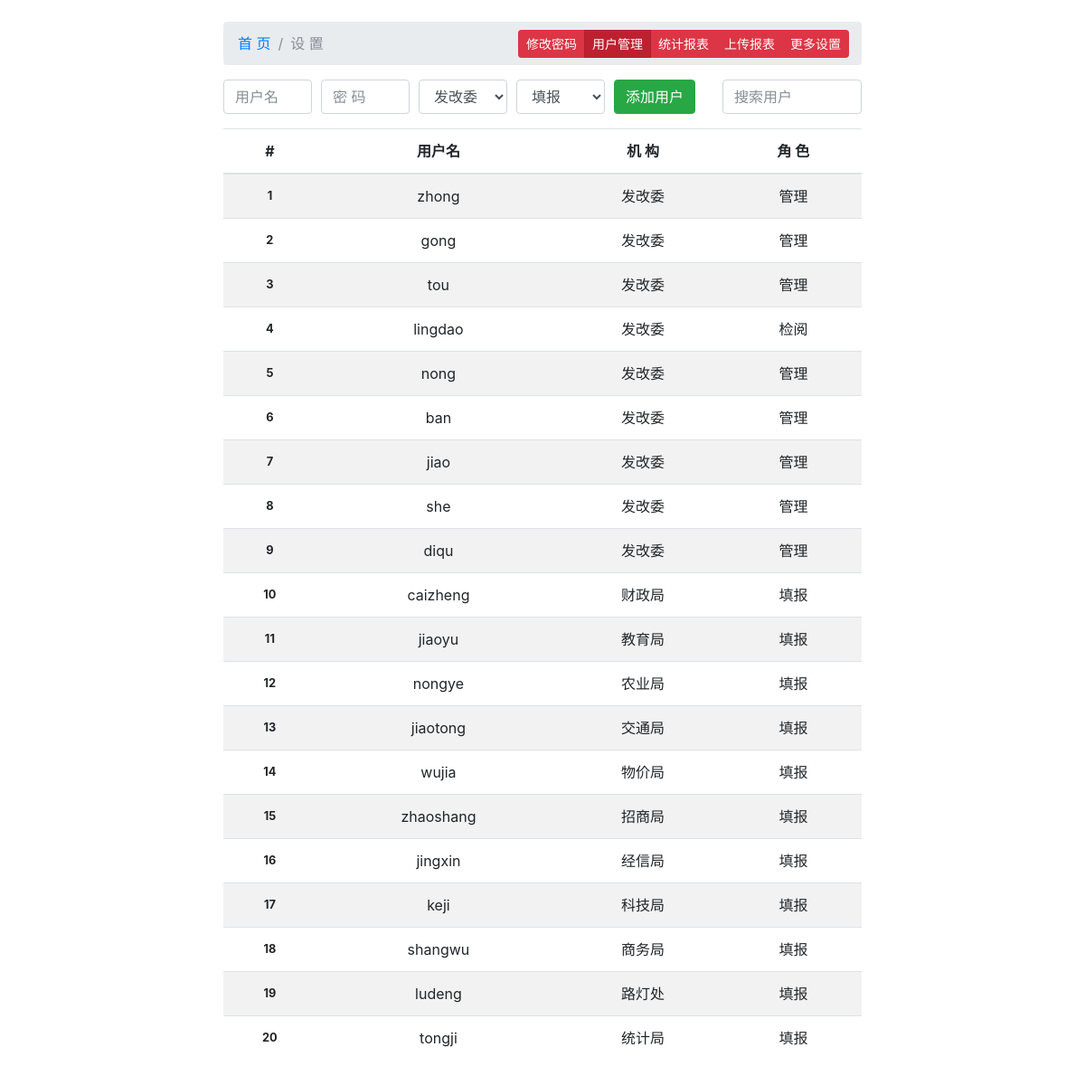
/fgw/setting/users (signed in), run on the app's committed database.
### tables this page shows
CREATE TABLE `users` (
  `uid` int(11) NOT NULL AUTO_INCREMENT,
  `uname` varchar(20) NOT NULL,
  `passwd` varchar(50) NOT NULL,
  `date` timestamp NOT NULL DEFAULT current_timestamp() ON UPDATE current_timestamp(),
  `oid` int(11) NOT NULL,
  `rid` int(11) NOT NULL,
  PRIMARY KEY (`uid`)
);

CREATE TABLE `organization` (
  `oid` int(11) NOT NULL AUTO_INCREMENT,
  `oname` varchar(20) NOT NULL,
  `uid` int(11) NOT NULL,
  PRIMARY KEY (`oid`)
);

CREATE TABLE `role` (
  `rid` int(11) NOT NULL AUTO_INCREMENT,
  `role` varchar(20) NOT NULL,
  `rname` varchar(20) NOT NULL,
  PRIMARY KEY (`rid`)
);

### fgw/index.php (called while the page is built, shortened)
<?php
require 'Route.php';

### fgw/Db.php (called while the page is built, shortened)
<?php
class Db{
	private $host="localhost";
	private $user="root";
	private $pass="dot";
	private $db="fgw";
	private $mysqli;
	function __construct(){
		$this->mysqli=new mysqli($this->host,$this->user, $this->pass, $this->db);
		if($this->mysqli->connect_errno){
			echo $this->mysqli->connect_errno. "\n";
			echo $this->mysqli->connect_error. "\n";
		}
		else{
			$this->mysqli->set_charset('utf8');
		}
	}
	function query($sql, $multi=0){
		if($res=$this->mysqli->query($sql)){
			if(is_bool($res)){
				return;
			}
			else{
				$numrows=$res->num_rows;
				if($numrows>1 || $multi){
					$row=$res->fetch_all(MYSQLI_ASSOC);
				}
				else $row=$res->fetch_assoc();
				return $row;
			}
		}
		else{
			echo $this->mysqli->errno . "\n";
			echo $this->mysqli->error. "\n";
		}
	}
}

### fgw/users.php (the view, shortened to what this page needs)
<?php
$sql="select rid,rname from role";
$r_rows=(new Db)->query($sql);
$sql="select oid,oname from organization";
$o_rows=(new Db)->query($sql);
$sql="select users.uid,uname,organization.oname,role.rname from users join (organization,role) on (organization.oid=users.oid and users.rid=role.rid) order by uid";
$u_rows=(new Db)->query($sql);
?>
		  <main>
		  <div class="row mb-3">
			  <form class="form-row col-sm" method="post">
				  <div class="col-sm">
					  <input type="text" class="form-control" name="uname" placeholder="用户名">
				  </div>
				  <div class="col-sm">
					  <input type="password" class="form-control" name="passwd" placeholder="密 码">
				  </div>
				  <div class="col-sm">
					  <select class="form-control" name="oid">
<?php foreach($o_rows as $row): ?>
<option value="<?= $row['oid'] ?>"><?= $row['oname'] ?></option>
<?php endforeach ?>
					  </select>
				  </div>
				  <div class="col-sm">
					  <select class="form-control" name="rid">
<?php foreach($r_rows as $row): ?>
<option value="<?= $row['rid'] ?>"><?= $row['rname'] ?></option>
<?php endforeach ?>
					  </select>
				  </div>
				  <div class="col-auto">
					  <button type="submit" class="btn btn-success">添加用户</button>
				  </div>
			  </form>
			  <div class="col-sm-3">
				  <input class="form-control" id="search" type="text" placeholder="搜索用户" aria-label="Search">
			  </div>
		  </div>
		  <table class="table table-striped table-hover">
			  <thead>
				  <tr>
					  <th scope="col">#</th>
					  <th scope="col">用户名</th>
					  <th scope="col">机 构</th>
					  <th scope="col">角 色</th>
				  </tr>
			  </thead>
			  <tbody>
<?php foreach($u_rows as $row): ?>
				  <tr class="searchable">
				  <th scope="row"><?= $row['uid'] ?></th>
					  <td><?= $row['uname'] ?></td>
					  <td><?= $row['oname'] ?></td>
					  <td><?= $row['rname'] ?></td>
				  </tr>
<?php endforeach; ?>
			  </tbody>
		  </table>
		  </main>
		</div>

### fgw/css/dot.css (style rules this page uses)
body { padding-top: 1.5rem; padding-bottom: 1.5rem; }
#setting tbody tr { cursor: pointer; }
th, td { text-align: center; vertical-align: middle !important; }
tbody th { font-size: 0.8rem; }

### data on the page
users: uid "1", uname "zhong", oid.oname "发改委", rid.rname "管理"
users: uid "2", uname "gong", oid.oname "发改委", rid.rname "管理"
users: uid "3", uname "tou", oid.oname "发改委", rid.rname "管理"
users: uid "4", uname "lingdao", oid.oname "发改委", rid.rname "检阅"
users: uid "5", uname "nong", oid.oname "发改委", rid.rname "管理"
users: uid "6", uname "ban", oid.oname "发改委", rid.rname "管理"
users: uid "7", uname "jiao", oid.oname "发改委", rid.rname "管理"
users: uid "8", uname "she", oid.oname "发改委", rid.rname "管理"
users: uid "9", uname "diqu", oid.oname "发改委", rid.rname "管理"
users: uid "10", uname "caizheng", oid.oname "财政局", rid.rname "填报"
users: uid "11", uname "jiaoyu", oid.oname "教育局", rid.rname "填报"
users: uid "12", uname "nongye", oid.oname "农业局", rid.rname "填报"
users: uid "13", uname "jiaotong", oid.oname "交通局", rid.rname "填报"
users: uid "14", uname "wujia", oid.oname "物价局", rid.rname "填报"
users: uid "15", uname "zhaoshang", oid.oname "招商局", rid.rname "填报"
users: uid "16", uname "jingxin", oid.oname "经信局", rid.rname "填报"
users: uid "17", uname "keji", oid.oname "科技局", rid.rname "填报"
users: uid "18", uname "shangwu", oid.oname "商务局", rid.rname "填报"
users: uid "19", uname "ludeng", oid.oname "路灯处", rid.rname "填报"
users: uid "20", uname "tongji", oid.oname "统计局", rid.rname "填报"

### other printed values
form field oid "发改委"
form field rid "填报"
